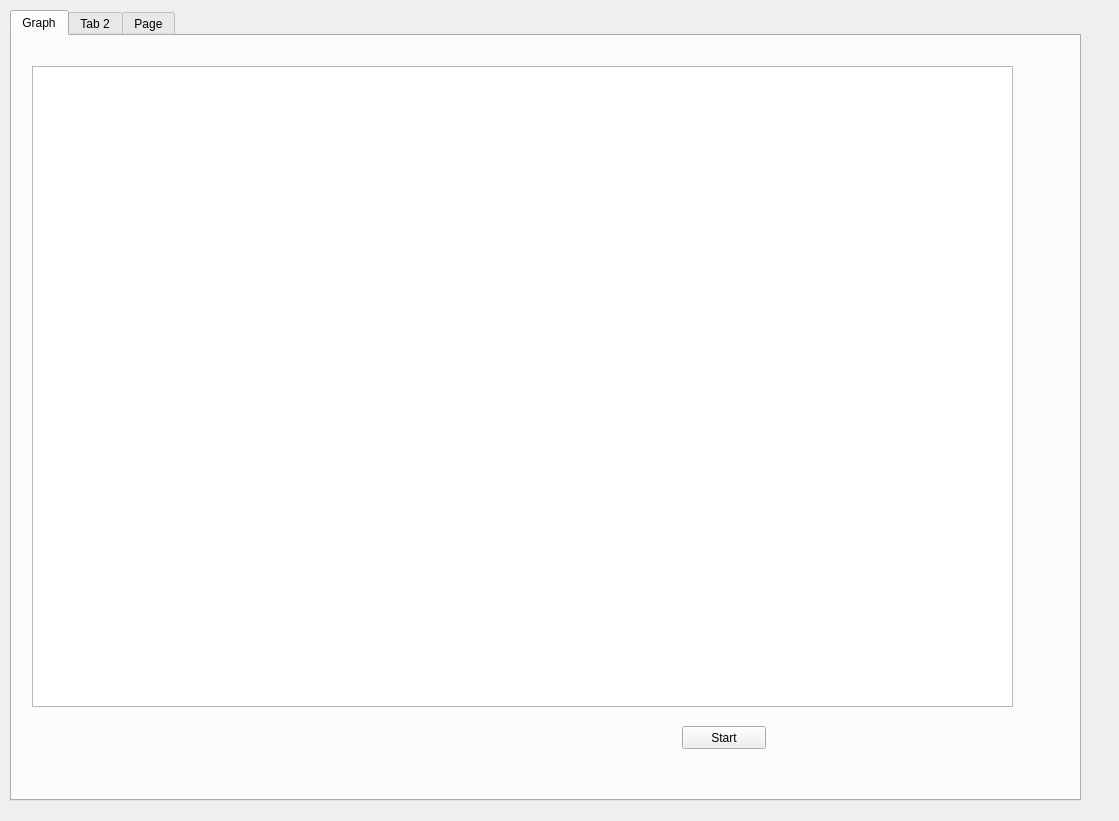
<?xml version="1.0" encoding="UTF-8"?>
<ui version="4.0">
 <class>Form</class>
 <widget class="QWidget" name="Form">
  <property name="geometry">
   <rect>
    <x>0</x>
    <y>0</y>
    <width>1119</width>
    <height>821</height>
   </rect>
  </property>
  <property name="windowTitle">
   <string>Form</string>
  </property>
  <widget class="QTabWidget" name="tabWidget">
   <property name="geometry">
    <rect>
     <x>10</x>
     <y>10</y>
     <width>1071</width>
     <height>791</height>
    </rect>
   </property>
   <property name="currentIndex">
    <number>0</number>
   </property>
   <widget class="QWidget" name="tabGraph">
    <attribute name="title">
     <string>Graph</string>
    </attribute>
    <widget class="PlotWidget" name="plotWidget">
     <property name="geometry">
      <rect>
       <x>20</x>
       <y>30</y>
       <width>981</width>
       <height>641</height>
      </rect>
     </property>
    </widget>
    <widget class="QPushButton" name="pushButtonStart">
     <property name="geometry">
      <rect>
       <x>670</x>
       <y>690</y>
       <width>84</width>
       <height>23</height>
      </rect>
     </property>
     <property name="text">
      <string>Start</string>
     </property>
    </widget>
   </widget>
   <widget class="QWidget" name="tab_2">
    <attribute name="title">
     <string>Tab 2</string>
    </attribute>
   </widget>
   <widget class="QWidget" name="tab_3">
    <attribute name="title">
     <string>Page</string>
    </attribute>
   </widget>
  </widget>
 </widget>
 <customwidgets>
  <customwidget>
   <class>PlotWidget</class>
   <extends>QGraphicsView</extends>
   <header>pyqtgraph</header>
  </customwidget>
 </customwidgets>
 <resources/>
 <connections/>
</ui>
